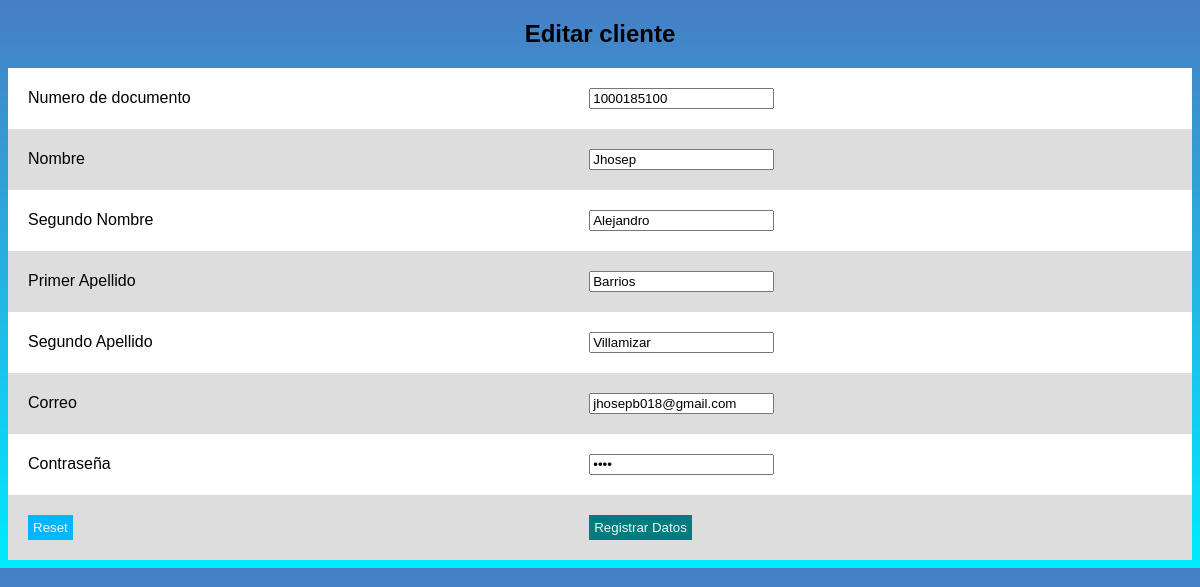
Screenshot of /vista/editar.php?id_cliente=1 with the database file from the repository.
### tables this page shows
CREATE TABLE `clientes` (
  `id_cliente` bigint(20) UNSIGNED NOT NULL,
  `num_documento` varchar(10) NOT NULL,
  `nombre` varchar(100) NOT NULL,
  `segundo_nombre` varchar(50) DEFAULT NULL,
  `apellido1` varchar(100) NOT NULL,
  `apellido2` varchar(100) NOT NULL,
  `correo` varchar(100) NOT NULL,
  `contraseña` varchar(100) NOT NULL
);

### vista/editar.php (the view, shortened to what this page needs)
<?php
    include '../modelo/conexion.php';
    $id_cliente = $_GET['id_cliente'];
    $sentencia = $bd->prepare("SELECT * FROM clientes WHERE id_cliente = ?;");
    $sentencia->execute([$id_cliente]);
    $cliente = $sentencia->fetch(PDO::FETCH_OBJ);
?>
<!DOCTYPE html>
<html lang="en">
<head>
    <link rel="stylesheet" href="../estilos/css.css">
</head>
<body>
    <center>
        <h2>Editar cliente</h2>
        <form method="POST" action="editar_proceso.php">
                <table>
                    <tr>
                        <td>Numero de documento </td>
                        <td><input type="text" name="E_num_documento" value="<?php echo $cliente->num_documento?>"></td>
                    </tr>
                    <tr>
                        <td>Nombre </td>
                        <td><input type="text" name="E_nombre" value="<?php echo $cliente->nombre?>"></td>
                    </tr>
                    <tr>
                        <td>Segundo Nombre </td>
                        <td><input type="text" name="E_segundo_nombre" value="<?php echo $cliente->segundo_nombre?>"></td>
                    </tr>
                    <tr>
                        <td>Primer Apellido </td>
                        <td><input type="text" name="E_apellido1" value="<?php echo $cliente->apellido1?>"></td>
                    </tr>
                    <tr>
                        <td>Segundo Apellido </td>
                        <td><input type="text" name="E_apellido2" value="<?php echo $cliente->apellido2?>"></td>
                    </tr>
                    <tr>
                    <td>Correo </td>
                        <td><input type="text" name="E_correo" value="<?php echo $cliente->correo?>"></td>
                    </tr>
                    <tr>
                        <td>Contraseña </td>
                        <td><input type="password" name="E_contraseña" value="<?php echo $cliente->contraseña?>"></td>
                    </tr>
                    <tr>
                        <td><input type="reset" id="reset"></td>
                        <td><input type="submit" value="Registrar Datos" id="enviar"></td>
                    </tr>
                </table>
            </form>
    </center>
</body>
</html>

### estilos/css.css (style rules this page uses)
body { background:-webkit-linear-gradient(top, rgb(71, 126, 197), rgb(0, 234, 255)); font-family: Arial; }
h2 { text-align: center; }
table { background-color: white; text-align: left; border-collapse: collapse; width: 100%; }
th, td { padding: 20px; }
tr:nth-child(even) { background-color: #ddd; }
td input#reset { background-color: rgb(0, 183, 255); color: whitesmoke; padding: 5px; border: rgb(0, 183, 255); }
td input#enviar { background-color: rgb(0, 124, 128); color: whitesmoke; padding: 5px; border: rgb(0, 124, 128); }

### rows the page displays
clientes: E_num_documento "1000185100", E_nombre "Jhosep", E_segundo_nombre "Alejandro", E_apellido1 "Barrios", E_apellido2 "Villamizar", E_correo "jhosepb018@gmail.com"
